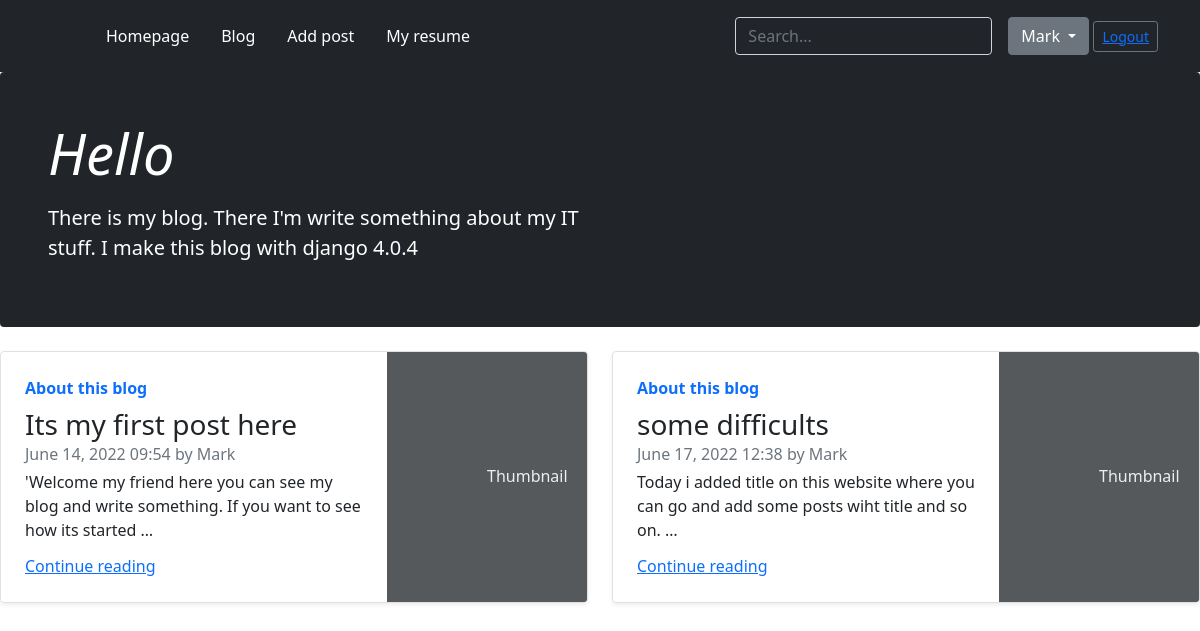
The app's page / (signed in) with its own data.
### blog/models.py (models this page shows, shortened)
class Blog(models.Model):
    title = models.CharField(max_length=255)
    slug = models.SlugField(max_length=255, unique=True, db_index=True, verbose_name='URL')
    content = models.TextField()
    time_create = models.DateTimeField(auto_now_add=True)
    time_update = models.DateTimeField(auto_now=True)
    is_published = models.BooleanField(default=True)
    cat = models.ForeignKey('Category', on_delete=models.PROTECT)
    def get_absolute_url(self):
        return reverse('post', kwargs={'post_slug': self.slug})

class Category(models.Model):
    name = models.CharField(max_length=100, db_index=True, verbose_name='Category')
    slug = models.SlugField(max_length=255, unique=True, db_index=True, verbose_name='URL')
    def __str__(self):
        return self.name
    class Meta:
        ordering = ['id']

### blog/views.py (the view)
# urls.py: path('', Homepage.as_view(), name='home'),
class Homepage(DataMixin, ListView):
    paginate_by = 2
    model = Blog
    template_name = 'blog/home.html'
    posts = Blog.objects.order_by('time_create')[:1]
    context_object_name = 'posts'
    def get_context_data(self, *, object_list=None, **kwargs):
        context = super().get_context_data(**kwargs)
        c_def = self.get_user_context(title='Home')
        return dict(list(context.items()) + list(c_def.items()))

### blog/utils.py (called while the page is built)
    def get_user_context(self, **kwargs):
        context = kwargs
        cats = Category.objects.annotate(Count('blog'))
        user_menu = menu.copy()
        if not self.request.user.is_authenticated:
            user_menu.pop(2)
        context['menu'] = user_menu
        context['cats'] = cats
        if 'cat_selected' not in context:
            context['cat_selected'] = 0
        return context

### blog/templates/blog/home.html (shortened to what this page needs)
{% extends 'blog/base.html' %}
{% block content %}
<div class="p-4 p-md-5 mb-4 text-white rounded bg-dark">
    <div class="col-md-6 px-0">
      <h1 class="display-4 fst-italic">Hello</h1>
      <p class="lead my-3">There is my blog. There I'm write something about my IT stuff. I make this blog with django 4.0.4</p>
    </div>
  </div>
<div class="row mb-2">
{% for p in posts %}
    <div class="col-md-6">
      <div class="row g-0 border rounded overflow-hidden flex-md-row mb-4 shadow-sm h-md-250 position-relative">
        <div class="col p-4 d-flex flex-column position-static">
          <strong class="d-inline-block mb-2 text-primary">{{ p.cat }}</strong>
          <h3 class="mb-0">{{ p.title }}</h3>
          <div class="mb-1 text-muted">{{ p.time_create | date:'F d, Y H:i'}} by {{ user.username }}</div>
          <p class="card-text mb-auto">{{ p.content | truncatewords:20 }}</p>
          <a href="{{ p.get_absolute_url }}" class="stretched-link">Continue reading</a>
        </div>
        <div class="col-auto d-none d-lg-block">
          <svg class="bd-placeholder-img" width="200" height="250" xmlns="http://www.w3.org/2000/svg"
               role="img" aria-label="Placeholder: Thumbnail" preserveAspectRatio="xMidYMid slice" focusable="false">
          <text x="50%" y="50%" fill="#eceeef" dy=".3em">Thumbnail</text></svg>
        </div>
      </div>
    </div>
{% endfor %}
{% endblock %}

### blog/templates/blog/base.html (shortened to what this page needs)
{% load blog_tags %}
{% load static %}
<!doctype html>
<html lang="en">
<head>
    <link rel="stylesheet" href="https://cdn.jsdelivr.net/npm/bootstrap@5.1.3/dist/css/bootstrap.min.css">
</head>
<body>
{% block main_menu %}
<header class="p-3 bg-dark text-white">
    <div class="container">
      <div class="d-flex flex-wrap align-items-center justify-content-center justify-content-lg-start">
        <a href="/" class="d-flex align-items-center mb-2 mb-lg-0 text-white text-decoration-none">
          <svg class="bi me-2" width="40" height="32" role="img" aria-label="Bootstrap"><use xlink:href="#bootstrap"></use></svg>
        </a>
{% block mainmenu %}
        <ul class="nav col-12 col-lg-auto me-lg-auto mb-2 justify-content-center mb-md-0">
{% for m in menu %}
          <li><a href="{% url m.url_name %}" class="nav-link px-3 text-white">{{m.title}}</a></li>
{% endfor %}
        </ul>
{% endblock mainmenu %}
        <form class="col-12 col-lg-auto mb-3 mb-lg-0 me-lg-3" role="search">
          <input type="search" class="form-control form-control-dark text-white bg-dark" placeholder="Search..." name="q" aria-label="Search">
        </form>
            {% if request.user.is_authenticated %}
              <div class="dropdown">
                  <a class="btn btn-secondary dropdown-toggle" href='{% url 'home' %}'
                  role="button" id="dropdownMenuLink" data-bs-toggle="dropdown" aria-expanded="false">
                    {{user.username}}
                  </a>
                  <button class="btn btn-sm btn-outline-secondary" type="button"><a href="{% url 'logout' %}">Logout</a></button>
              </div>
            {% else %}
        <div class="text-end">
          <button type="button" class="btn btn-outline-light me-2"><a href="{% url 'login' %}">Login</a></button>
          <button type="button" class="btn btn-warning"><a href="{% url 'register' %}">Sign-up</a></button>
        </div>
            {% endif %}
      </div>
    </div>
  </header>
{% endblock main_menu %}
{% block content %}{% endblock %}
</body>
</html>

### records on screen
Blog: cat "About this blog", title "Its my first post here", time_create "June 14, 2022 09:54", content "'Welcome my friend here you can see my blog and write something. If you want to see how its started …"
Blog: cat "About this blog", title "some difficults", time_create "June 17, 2022 12:38", content "Today i added title on this website where you can go and add some posts wiht title and so on. …"

### other values on screen
{{ m.title }} "Homepage" "Blog" "Add post" "My resume"
{{ user.username }} "Mark"
